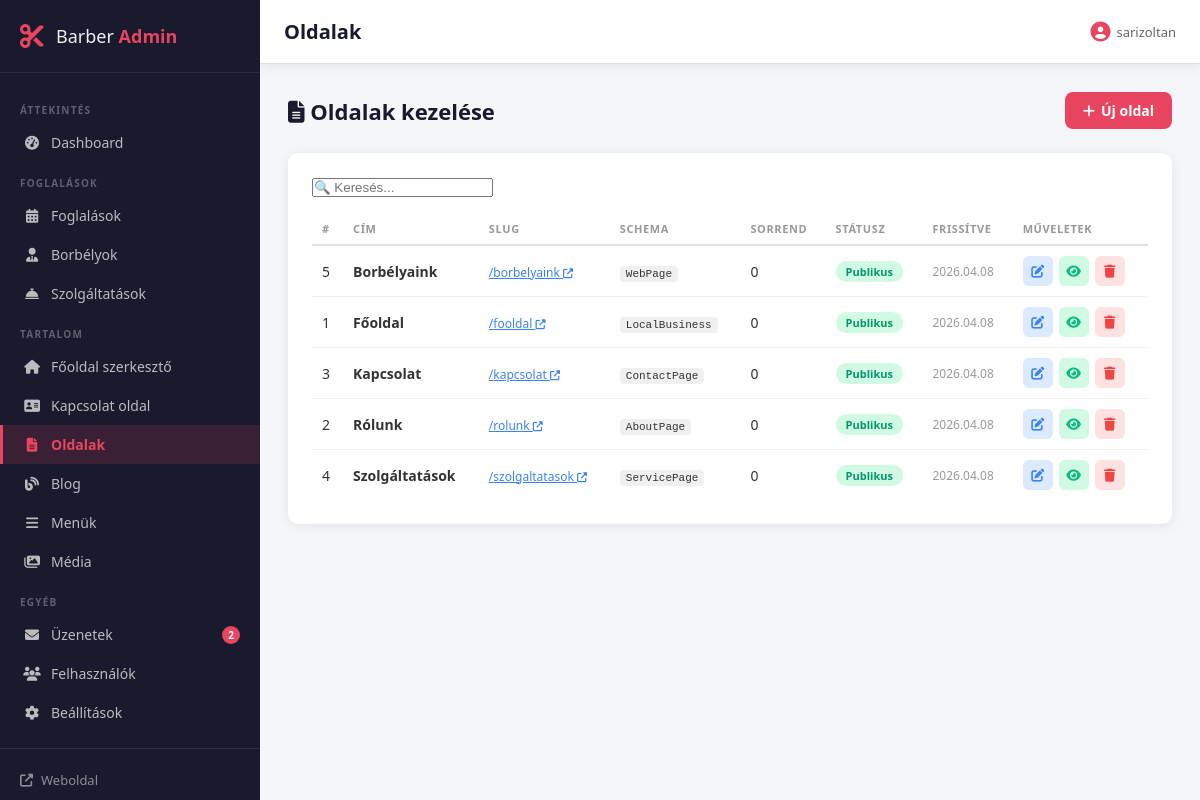
Screenshot of /admin/pages.php (signed in) with the database file from the repository.
### tables this page shows
CREATE TABLE `pages` (
  `id` int(11) NOT NULL,
  `title` varchar(255) NOT NULL,
  `slug` varchar(255) NOT NULL,
  `content` longtext DEFAULT NULL,
  `meta_title` varchar(255) DEFAULT NULL,
  `meta_description` text DEFAULT NULL,
  `schema_type` varchar(50) DEFAULT 'WebPage',
  `status` enum('published','draft') DEFAULT 'draft',
  `sort_order` int(11) DEFAULT 0,
  `created_at` timestamp NOT NULL DEFAULT current_timestamp(),
  `updated_at` timestamp NOT NULL DEFAULT current_timestamp() ON UPDATE current_timestamp()
);

### includes/functions.php (called while the page is built, shortened)
<?php
function csrf_token(): string {
    return $_SESSION['csrf_token'];
}
function e(?string $str): string {
    return htmlspecialchars((string)($str ?? ''), ENT_QUOTES, 'UTF-8');
}

### admin/pages.php (the view, shortened to what this page needs)
<?php
require_once '../includes/db.php';
require_once '../includes/functions.php';
$edit_page = null;
$pages = $pdo->query("SELECT * FROM pages ORDER BY sort_order ASC, title ASC")->fetchAll();
$schema_types = ['WebPage','AboutPage','ContactPage','LocalBusiness','FAQPage','ServicePage'];
require_once 'partials/header.php';
?>
<?php if ($edit_page || isset($_GET['new'])): ?>
<div class="page-header">
    <h2><i class="fas fa-<?= $edit_page ? 'edit' : 'plus' ?>"></i> <?= $edit_page ? 'Oldal szerkesztése' : 'Új oldal' ?></h2>
    <a href="pages.php" class="btn btn-secondary"><i class="fas fa-arrow-left"></i> Vissza a listához</a>
</div>
<form method="POST" action="pages.php" id="pageForm">
    <input type="hidden" name="csrf_token" value="<?= csrf_token() ?>">
    <input type="hidden" name="save_page" value="1">
    <input type="hidden" name="id" value="<?= $edit_page['id'] ?? 0 ?>">
    <div class="editor-layout">
        <div class="editor-main">
            <div class="card">
                <div class="form-group">
                    <label><i class="fas fa-heading"></i> Oldal cím *</label>
                    <input type="text" name="title" id="pageTitle"
                           value="<?= e($edit_page['title'] ?? '') ?>"
                           placeholder="Oldal neve" required
                           oninput="autoSlug(this.value)">
                </div>
                <div class="form-group">
                    <label><i class="fas fa-link"></i> Slug (URL) *</label>
                    <div style="display:flex;gap:8px;align-items:center;">
                        <span style="color:var(--text-muted);font-size:13px;"><?= BASE_URL ?>/</span>
                        <input type="text" name="slug" id="pageSlug"
                               value="<?= e($edit_page['slug'] ?? '') ?>"
                               placeholder="oldal-neve" required style="flex:1;">
                    </div>
                </div>
<div class="shortcode-toolbar">
    <span style="font-size:12px;color:var(--text-muted);font-weight:600;">
        <i class="fas fa-code"></i> Shortcode-ok:
    </span>
    <?php
    $shortcodes = [
        '[services]'                          => '📋 Összes szolgáltatás',
        '[services limit="3" columns="3"]'    => '📋 3 szolgáltatás',
        '[services category="Hajvágás"]'      => '📋 Kategória szerint',
        '[staff]'                             => '💈 Borbélyok',
        '[staff limit="2"]'                   => '💈 2 borbély',
        '[booking_button]'                    => '📅 Foglalás gomb',
        '[opening_hours]'                     => '🕐 Nyitvatartás',
        '[map]'                               => '🗺️ Térkép',
    ];
    foreach ($shortcodes as $code => $label):
    ?>
    <button type="button" class="sc-insert-btn"
            onclick="insertShortcode('<?= htmlspecialchars($code, ENT_QUOTES) ?>')">
        <?= $label ?>
    </button>
    <?php endforeach; ?>
</div>
<style>
.shortcode-toolbar { display:flex; flex-wrap:wrap; gap:6px; padding:10px 12px; background:#f9fafb; border:1px solid var(--border); border-bottom:none; border-radius:8px 8px 0 0; }
.sc-insert-btn { padding:4px 10px; background:#fff; border:1px solid var(--border); border-radius:4px; font-size:12px; cursor:pointer; transition:all .2s; color:var(--text); }
.sc-insert-btn:hover { border-color:var(--accent); color:var(--accent); background:#fff5f6; }
</style>
<script>
function insertShortcode(code) {
    const editor = document.getElementById('content'); // TinyMCE vagy textarea
    if (typeof tinymce !== 'undefined' && tinymce.activeEditor) {
        tinymce.activeEditor.insertContent(code);
    } else if (editor) {
        const start = editor.selectionStart;
        const end   = editor.selectionEnd;
        editor.value = editor.value.substring(0, start) + code + editor.value.substring(end);
        editor.selectionStart = editor.selectionEnd = start + code.length;
        editor.focus();
    }
}
</script>
                <div class="form-group">
                    <label><i class="fas fa-align-left"></i> Tartalom</label>
                    <textarea name="content" id="pageContent" rows="20"><?= e($edit_page['content'] ?? '') ?></textarea>
                </div>
            </div>
        </div>
        <div class="editor-sidebar">
            <div class="card">
                <div class="card-header"><h3><i class="fas fa-paper-plane"></i> Publikálás</h3></div>
                <div class="form-group">
                    <label>Státusz</label>
                    <select name="status">
                        <option value="draft"     <?= ($edit_page['status'] ?? '') === 'draft'     ? 'selected' : '' ?>>Piszkozat</option>
                        <option value="published" <?= ($edit_page['status'] ?? '') === 'published' ? 'selected' : '' ?>>Publikus</option>
                    </select>
                </div>
                <div class="form-group">
                    <label>Sorrend</label>
                    <input type="number" name="sort_order" value="<?= $edit_page['sort_order'] ?? 0 ?>" min="0">
                </div>
                <div style="display:flex;gap:8px;">
                    <button type="submit" class="btn btn-primary" style="flex:1;">
                        <i class="fas fa-save"></i> Mentés
                    </button>
                    <?php if ($edit_page): ?>
                    <a href="<?= BASE_URL ?>/<?= e($edit_page['slug']) ?>" target="_blank" class="btn btn-secondary">
                        <i class="fas fa-eye"></i>
                    </a>
                    <?php endif; ?>
                </div>
            </div>
            <div class="card">
                <div class="card-header"><h3><i class="fas fa-search"></i> SEO beállítások</h3></div>
                <div class="form-group">
                    <label>Meta title</label>
                    <input type="text" name="meta_title"
                           value="<?= e($edit_page['meta_title'] ?? '') ?>"
                           placeholder="SEO cím (max 60 karakter)">
                    <small id="metaTitleCount" style="color:var(--text-muted);">0/60</small>
                </div>
                <div class="form-group">
                    <label>Meta description</label>
                    <textarea name="meta_description" rows="3"
                              placeholder="SEO leírás (max 160 karakter)"
                              id="metaDesc"><?= e($edit_page['meta_description'] ?? '') ?></textarea>
                    <small id="metaDescCount" style="color:var(--text-muted);">0/160</small>
                </div>
            </div>
            <div class="card">
                <div class="card-header"><h3><i class="fas fa-code"></i> Schema.org típus</h3></div>
                <div class="form-group">
                    <select name="schema_type">
                        <?php foreach ($schema_types as $st): ?>
                            <option value="<?= $st ?>" <?= ($edit_page['schema_type'] ?? 'WebPage') === $st ? 'selected' : '' ?>>
                                <?= $st ?>
                            </option>
                        <?php endforeach; ?>
                    </select>
                    <small style="color:var(--text-muted);display:block;margin-top:6px;">
                        Ez határozza meg az oldal strukturált adatát a Google számára.
                    </small>
                </div>
            </div>
        </div>
    </div>
</form>
<script src="https://cdn.tiny.cloud/1/t1ps7dpln7ehd64mx2dgfrzteiq1mfhgv8o3bbpx2wijxxlm/tinymce/6/tinymce.min.js"></script>
<script>
tinymce.init({
    selector: '#pageContent',
    language: 'hu_HU',
    height: 500,
    plugins: 'anchor autolink charmap codesample emoticons image link lists media searchreplace table visualblocks wordcount',
    toolbar: 'undo redo | blocks fontsize | bold italic underline strikethrough | link image media table | align lineheight | numlist bullist indent outdent | emoticons charmap | removeformat | code',
    promotion: false,
    branding: false,
    content_style: 'body { font-family: Segoe UI, sans-serif; font-size: 15px; padding: 16px; }'
});
function autoSlug(val) {
    const slug = val.toLowerCase()
        .replace(/[áä]/g,'a').replace(/[éë]/g,'e').replace(/[íï]/g,'i')
        .replace(/[óöő]/g,'o').replace(/[úüű]/g,'u')
        .replace(/[^a-z0-9\s-]/g,'')
        .replace(/[\s]+/g,'-').trim();
    const slugEl = document.getElementById('pageSlug');
    if (!slugEl.dataset.manual) slugEl.value = slug;
}
document.getElementById('pageSlug').addEventListener('input', function() {
    this.dataset.manual = true;
});
// SEO számlálók
const metaTitleInput = document.querySelector('[name="meta_title"]');
const metaDescInput  = document.getElementById('metaDesc');
function updateCount(input, countEl, max) {
    const len = input.value.length;
    countEl.textContent = `${len}/${max}`;
    countEl.style.color = len > max ? 'var(--red)' : len > max * 0.85 ? 'var(--orange)' : 'var(--text-muted)';
}
if (metaTitleInput) {
    metaTitleInput.addEventListener('input', () => updateCount(metaTitleInput, document.getElementById('metaTitleCount'), 60));
    updateCount(metaTitleInput, document.getElementById('metaTitleCount'), 60);
}
if (metaDescInput) {
    metaDescInput.addEventListener('input', () => updateCount(metaDescInput, document.getElementById('metaDescCount'), 160));
    updateCount(metaDescInput, document.getElementById('metaDescCount'), 160);
}
</script>
<?php else: ?>
<div class="page-header">
    <h2><i class="fas fa-file-alt"></i> Oldalak kezelése</h2>
    <a href="pages.php?new=1" class="btn btn-primary"><i class="fas fa-plus"></i> Új oldal</a>
</div>
<div class="card">
    <input type="text" id="tableSearch" placeholder="🔍 Keresés..." style="max-width:300px;margin-bottom:16px;">
    <table class="admin-table">
        <thead>
            <tr>
                <th>#</th>
                <th>Cím</th>
                <th>Slug</th>
                <th>Schema</th>
                <th>Sorrend</th>
                <th>Státusz</th>
                <th>Frissítve</th>
                <th>Műveletek</th>
            </tr>
        </thead>
        <tbody>
            <?php if ($pages): ?>
            <?php foreach ($pages as $p): ?>
            <tr>
                <td><?= $p['id'] ?></td>
                <td><strong><?= e($p['title']) ?></strong></td>
                <td>
                    <a href="<?= BASE_URL ?>/<?= e($p['slug']) ?>" target="_blank" style="color:var(--blue);font-size:12px;">
                        /<?= e($p['slug']) ?> <i class="fas fa-external-link-alt" style="font-size:10px;"></i>
                    </a>
                </td>
                <td><code style="font-size:11px;"><?= e($p['schema_type']) ?></code></td>
                <td><?= $p['sort_order'] ?></td>
                <td>
                    <a href="pages.php?toggle=<?= $p['id'] ?>&csrf_token=<?= csrf_token() ?>"
                       class="badge <?= $p['status']==='published' ? 'badge-published' : 'badge-draft' ?>"
                       style="cursor:pointer;text-decoration:none;">
                        <?= $p['status']==='published' ? 'Publikus' : 'Piszkozat' ?>
                    </a>
                </td>
                <td style="font-size:12px;color:var(--text-muted);"><?= date('Y.m.d', strtotime($p['updated_at'])) ?></td>
                <td>
                    <div class="table-actions">
                        <a href="pages.php?edit=<?= $p['id'] ?>" class="action-btn edit" title="Szerkesztés">
                            <i class="fas fa-edit"></i>
                        </a>
                        <a href="<?= BASE_URL ?>/<?= e($p['slug']) ?>" target="_blank" class="action-btn view" title="Megtekintés">
                            <i class="fas fa-eye"></i>
                        </a>
                        <a href="pages.php?delete=<?= $p['id'] ?>&csrf_token=<?= csrf_token() ?>"
                           class="action-btn delete" title="Törlés"
                           data-confirm="Biztosan törölni szeretnéd ezt az oldalt?">
                            <i class="fas fa-trash"></i>
                        </a>
                    </div>
                </td>
            </tr>
            <?php endforeach; ?>
            <?php else: ?>
            <tr><td colspan="8"><div class="empty-state"><i class="fas fa-file"></i><p>Még nincs oldal létrehozva.</p></div></td></tr>
            <?php endif; ?>
        </tbody>
    </table>
</div>
<?php endif; ?>
<?php require_once 'partials/footer.php'; ?>

### admin/assets/css/admin.css (style rules this page uses)
*, *::before, *::after { box-sizing: border-box; margin: 0; padding: 0; }
:root { --sidebar-w: 260px; --topbar-h: 64px; --primary: #1a1a2e; --primary-light: #16213e; --accent: #e94560; --accent-hover: #c73652; --text: #333; --text-light: #666; --text-muted: #999; --bg: #f4f6f9; --white: #fff; --border: #e0e0e0; --radius: 10px; --shadow: 0 2px 12px rgba(0,0,0,.08); --shadow-lg: 0 8px 32px rgba(0,0,0,.12); --blue: #3b82f6; --green: #10b981; --orange: #f59e0b; --red: #ef4444; --purple: #8b5cf6; --teal: #14b8a6; --transition: .2s ease; }
body { font-family: 'Segoe UI', system-ui, sans-serif; font-size: 14px; color: var(--text); background: var(--bg); }
.btn, .btn-primary { display: inline-flex; align-items: center; gap: 6px; padding: 9px 18px; border-radius: 8px; border: none; font-size: 14px; font-weight: 600; cursor: pointer; transition: all var(--transition); text-decoration: none; }
.btn-primary { background: var(--accent); color: var(--white); }
.admin-body { display: flex; min-height: 100vh; }
.admin-table { width: 100%; border-collapse: collapse; }
.admin-table th { text-align: left; font-size: 11px; text-transform: uppercase; letter-spacing: .6px; color: var(--text-muted); padding: 8px 10px; border-bottom: 2px solid var(--border); }
.admin-table td { padding: 10px; border-bottom: 1px solid #f0f0f0; vertical-align: middle; }
.admin-table tr:last-child td { border-bottom: none; }
.admin-table code { background: #f0f0f0; padding: 2px 6px; border-radius: 4px; font-size: 12px; }
.badge { display: inline-block; padding: 3px 10px; border-radius: 20px; font-size: 11px; font-weight: 600; }
.badge-published { background: #d1fae5; color: #059669; }
.page-header { display: flex; align-items: center; justify-content: space-between; margin-bottom: 24px; }
.page-header h2 { font-size: 22px; font-weight: 700; color: var(--primary); }
.card { background: var(--white); border-radius: var(--radius); box-shadow: var(--shadow); padding: 24px; margin-bottom: 24px; }
.table-actions { display: flex; gap: 6px; }
.action-btn { width: 30px; height: 30px; border-radius: 6px; border: none; cursor: pointer; display: inline-flex; align-items: center; justify-content: center; font-size: 13px; transition: all var(--transition); text-decoration: none; }
.action-btn.edit { background: #dbeafe; color: var(--blue); }
.action-btn.delete { background: #fee2e2; color: var(--red); }
.action-btn.view { background: #d1fae5; color: var(--green); }

### rows the page displays
pages: id "5", title "Borbélyaink", slug "borbelyaink", schema_type "WebPage", sort_order "0", status "Publikus", updated_at "2026.04.08"
pages: id "1", title "Főoldal", slug "fooldal", schema_type "LocalBusiness", sort_order "0", status "Publikus", updated_at "2026.04.08"
pages: id "3", title "Kapcsolat", slug "kapcsolat", schema_type "ContactPage", sort_order "0", status "Publikus", updated_at "2026.04.08"
pages: id "2", title "Rólunk", slug "rolunk", schema_type "AboutPage", sort_order "0", status "Publikus", updated_at "2026.04.08"
pages: id "4", title "Szolgáltatások", slug "szolgaltatasok", schema_type "ServicePage", sort_order "0", status "Publikus", updated_at "2026.04.08"

### other values shown
$new_msg "2"
$page_title "Oldalak"
current_admin()['name'] "sarizoltan"
